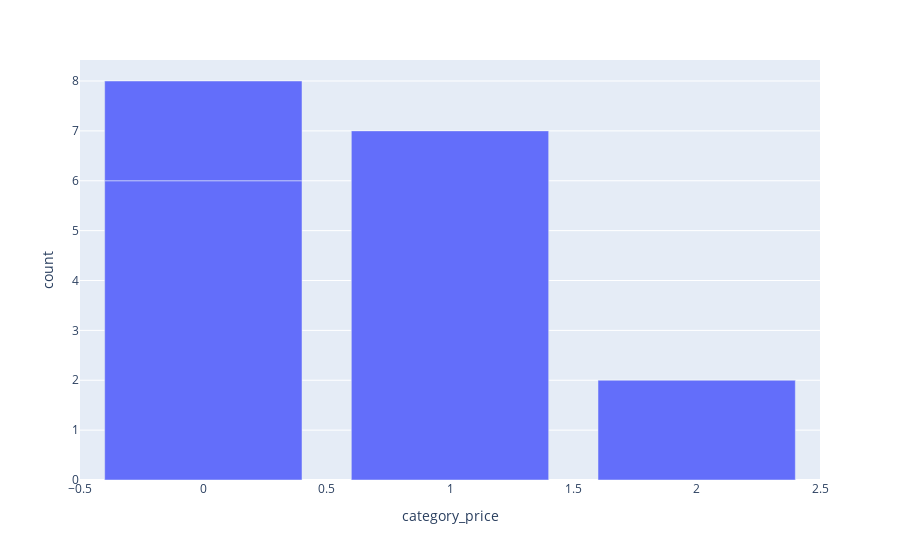

Notebook source saved alongside this figure:
### Code cell
# task10 (lesson4)
# Компьютерная фирма: На базе products_price_categories_with_makers по строить по A & D график (X: category_price, Y: count)

request = """
select category_price, count as category_count
from products_price_categories_with_makers_second_stream p
where maker in ('A', 'D')
"""
df = pd.read_sql_query(request, conn)

fig = px.bar(x=df.category_price.to_list(), y=df.category_count.to_list(), labels={'x':'category_price', 'y':'count'})
fig.show()

### Figure 1 — Plotly figure (JSON) as saved in the notebook; plotly's stock layout.template omitted (floating-point values rounded to 4 significant figures)
{"data": [{"alignmentgroup": "True", "hovertemplate": "category_price=%{x}<br>count=%{y}<extra></extra>", "legendgroup": "", "marker": {"color": "#636efa", "pattern": {"shape": ""}}, "name": "", "offsetgroup": "", "orientation": "v", "showlegend": false, "textposition": "auto", "type": "bar", "x": [0, 0, 1, 2], "xaxis": "x", "y": [6, 2, 7, 2], "yaxis": "y"}], "layout": {"barmode": "relative", "legend": {"tracegroupgap": 0}, "margin": {"t": 60}, "xaxis": {"anchor": "y", "domain": [0, 1], "title": {"text": "category_price"}}, "yaxis": {"anchor": "x", "domain": [0, 1], "title": {"text": "count"}}}}
